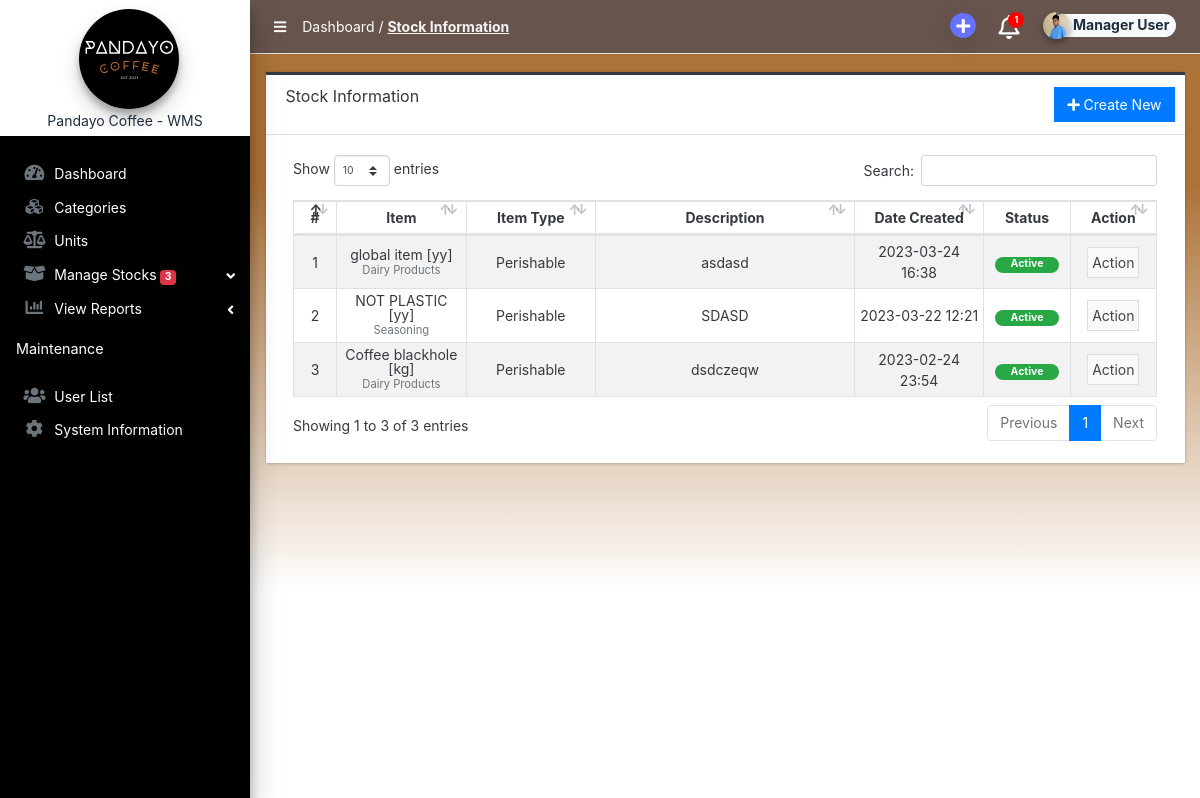
Page /admin/?page=items (signed in) on the committed database.
### tables this page shows
CREATE TABLE `item_list` (
  `id` int(30) NOT NULL,
  `category_id` int(30) NOT NULL,
  `name` text NOT NULL,
  `unit` varchar(250) NOT NULL,
  `description` text NOT NULL,
  `status` tinyint(1) NOT NULL DEFAULT 1,
  `delete_flag` tinyint(1) NOT NULL DEFAULT 0,
  `date_created` datetime NOT NULL DEFAULT current_timestamp(),
  `date_updated` datetime NOT NULL DEFAULT current_timestamp() ON UPDATE current_timestamp(),
  `item_type` varchar(50) NOT NULL DEFAULT 'Perishable'
);

CREATE TABLE `category_list` (
  `id` int(30) NOT NULL,
  `name` text NOT NULL,
  `description` text NOT NULL,
  `status` tinyint(1) NOT NULL DEFAULT 1,
  `delete_flag` tinyint(1) NOT NULL DEFAULT 0,
  `date_created` datetime NOT NULL DEFAULT current_timestamp(),
  `date_updated` datetime NOT NULL DEFAULT current_timestamp() ON UPDATE current_timestamp()
);

### admin/items/index.php (the view, shortened to what this page needs)
<div class="card card-outline rounded-0 card-dark">
	<div class="card-header">
		<h3 class="card-title">Stock Information</h3>
		<div class="card-tools">
			<a href="javascript:void(0)" id="create_new" class="btn btn-flat btn-primary"><span class="fas fa-plus"></span>  Create New</a>
		</div>
	</div>
	<div class="card-body">
        <div class="container-fluid">
			<table class="table table-hover table-striped table-bordered text-center" id="list">
				<colgroup>
					<col width="5%">
					<col width="15%">
					<col width="15%">
					<col width="30%">
					<col width="15%">
					<col width="10%">
					<col width="10%">
				</colgroup>
				<thead>
					<tr>
						<th>#</th>
						<th>Item</th>
						<th>Item Type</th>
						<th>Description</th>
						<th>Date Created</th>
						<th>Status</th>
						<th>Action</th>
					</tr>
				</thead>
				<tbody>
					<?php
						$i = 1;
						$qry = $conn->query("SELECT i.*, c.name as `category`, i.item_type from `item_list` i inner join category_list c on i.category_id = c.id where i.delete_flag = 0 order by i.`date_created` desc");
						while($row = $qry->fetch_assoc()):
					?>
						<tr>
							<td class="text-center"><?php echo $i++; ?></td>
							<td class="">
								<div style="line-height:1em">
									<div><?= $row['name'] ?> [<?= $row['unit'] ?>]</div>
									<div><small class="text-muted"><?= $row['category'] ?></small></div>
								</div>
							</td>
							<td><?= $row['item_type'] ?></td>
							<td class=""><p class="mb-0 truncate-1"><?= strip_tags(htmlspecialchars_decode($row['description'])) ?></p></td>
							<td><?php echo date("Y-m-d H:i",strtotime($row['date_created'])) ?></td>
							<td class="text-center">
                                <?php if($row['status'] == 1): ?>
                                    <span class="badge badge-success px-3 rounded-pill">Active</span>
                                <?php else: ?>
                                    <span class="badge badge-danger px-3 rounded-pill">Inactive</span>
                                <?php endif; ?>
                            </td>
							<td align="center">
								 <button type="button" class="btn btn-flat p-1 btn-default btn-sm dropdown-toggle dropdown-icon" data-toggle="dropdown">
				                  		Action
				                  </button>
							</td>
						</tr>
					<?php endwhile; ?>
				</tbody>
			</table>
		</div>
	</div>
</div>

### admin/inc/topBarNav.php (style rules this page uses)
.dropdown-toggle { position: relative; }
.dropdown-toggle::after { display: none; }

### rows in the picture
item_list: name "global item", unit "yy", category.name "Dairy Products", item_type "Perishable", description "asdasd", date_created "2023-03-24 16:38", status "Active"
item_list: name "NOT PLASTIC", unit "yy", category.name "Seasoning", item_type "Perishable", description "SDASD", date_created "2023-03-22 12:21", status "Active"
item_list: name "Coffee blackhole", unit "kg", category.name "Dairy Products", item_type "Perishable", description "dsdczeqw", date_created "2023-02-24 23:54", status "Active"

### other values in the picture
$dashboardText "Dashboard /"
$pageTitle "Stock Information"
$dropdown_count "1"
$_settings->userdata('firstname').' '.$_settings->userdata('lastname') "Manager User"
$_settings->info('short_name') "Pandayo Coffee - WMS"
$count "3"
